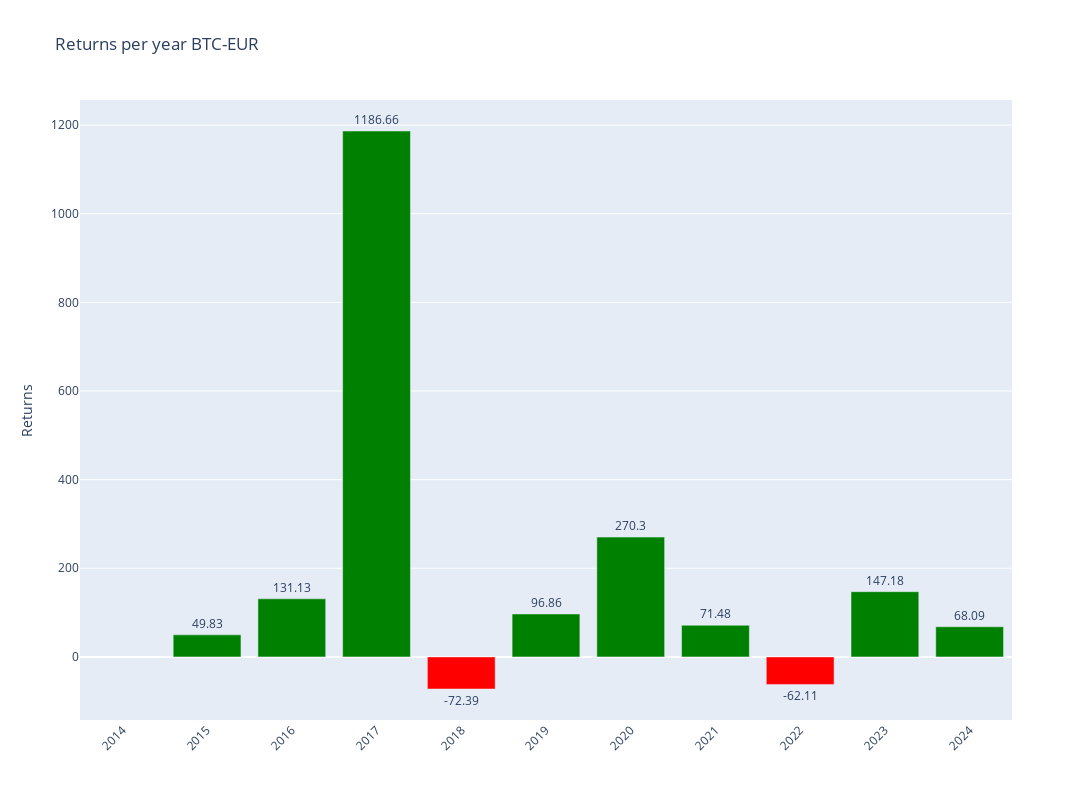

The notebook cell saved with this chart:
### Code cell
# Plotly
fig = make_subplots()

# Add colors
colors = ['green' if x >= 0 else 'red' for x in annual_data['Return']]

# Graph (1,1)
fig.add_trace(go.Bar(y=annual_data['Return'],x=annual_data['Return'].index,text=round(annual_data['Return'],2),textposition='outside',marker_color=colors,hoverinfo='skip'),row=1,col=1)

# Update xaxis properties
fig.update_yaxes(title_text="Returns", row=1, col=1)

fig.update_layout(xaxis=dict(tickvals=annual_data.index,tickangle=-45),height=800, width=1300,title=f"Returns per year {ticker}")

fig.show()

### Figure 1 — Plotly figure (JSON) as saved in the notebook; plotly's stock layout.template omitted (floating-point values rounded to 4 significant figures)
{"data": [{"hoverinfo": "skip", "marker": {"color": ["red", "green", "green", "green", "red", "green", "green", "green", "red", "green", "green"]}, "text": [null, 49.83, 131.1, 1187.0, -72.39, 96.86, 270.3, 71.48, -62.11, 147.2, 68.09], "textposition": "outside", "type": "bar", "x": [2014, 2015, 2016, 2017, 2018, 2019, 2020, 2021, 2022, 2023, 2024], "xaxis": "x", "y": [null, 49.83, 131.1, 1187.0, -72.39, 96.86, 270.3, 71.48, -62.11, 147.2, 68.09], "yaxis": "y"}], "layout": {"height": 800, "title": {"text": "Returns per year BTC-EUR"}, "width": 1300, "xaxis": {"anchor": "y", "domain": [0, 1], "tickangle": -45, "tickvals": [2014, 2015, 2016, 2017, 2018, 2019, 2020, 2021, 2022, 2023, 2024]}, "yaxis": {"anchor": "x", "domain": [0, 1], "title": {"text": "Returns"}}}}
